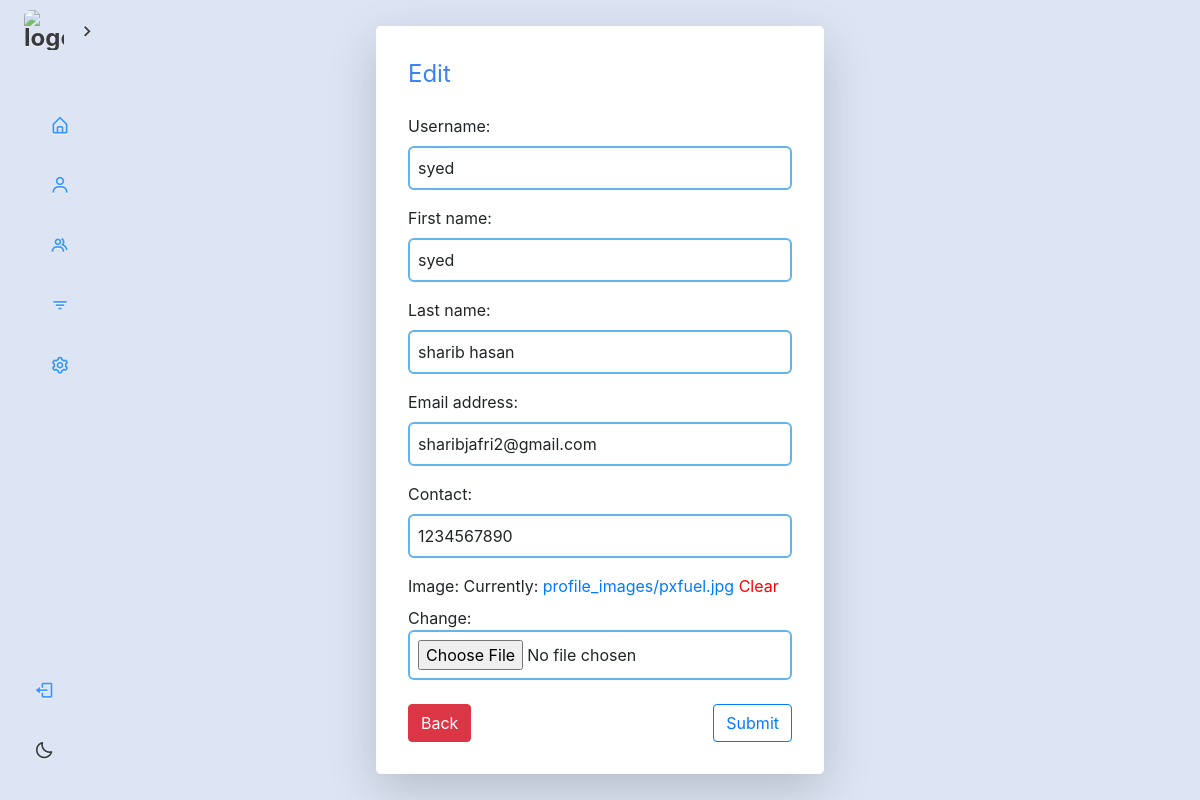
Page /edit_account/5/ (signed in) on the committed database.
### candidate_app/models.py (models this page shows)
class CustomUser(AbstractUser):
    contact = models.CharField(max_length=15, blank=True, null=True)
    image = models.ImageField(upload_to='profile_images/', max_length=400, blank=True, null=True)

### candidate_app/views.py (the view)
# urls.py: path('edit_account/<int:pk>/', Edit_account.as_view(), name='edit_account'),
class Edit_account(UpdateView):
    model = CustomUser
    form_class = CustomUserUpdateForm
    template_name = 'edit_account.html'
    success_url = reverse_lazy('profile')
    def get_object(self, queryset=None):
        return get_object_or_404(CustomUser, pk=self.request.user.pk)

### candidate_app/forms.py
class CustomUserUpdateForm(forms.ModelForm):
    class Meta:
        model = CustomUser
        fields = ['username', 'first_name', 'last_name', 'email', 'contact', 'image']

### templates/edit_account.html (shortened to what this page needs)
<!DOCTYPE html>
<html lang="en">
<head>
    <link rel="stylesheet" href="https://cdnjs.cloudflare.com/ajax/libs/font-awesome/6.0.0/css/all.min.css"
>
    <link href="https://cdn.jsdelivr.net/npm/tailwindcss@2.2.19/dist/tailwind.min.css" rel="stylesheet">
</head>
    {% include 'sidebar.html' %}
    <div class="bg-white p-8 rounded-lg shadow-lg max-w-md w-full">
        <header class="text-blue-500 text-2xl mb-4">
            <span>Edit</span>
        </header>
        <form enctype="multipart/form-data" method="post">
            {{ form.as_p }}
            <div class="content mt-4 flex justify-between items-center">
                <div class="field">
                    <a href="/profile"><button class="btn btn-danger">Back</button></a>
                </div>
                <div class="field">
                    <button class="btn btn-outline-primary" type="submit">Submit</button>
                </div>
            </div>
        </form>
    </div>
</body>
</html>

### static/css/style.css (style rules this page uses)
* { font-family: 'Poppins' }
body { user-select: none; overflow-y: hidden; display: flex; justify-content: center; align-items: center; background: hsl(218deg 50% 91%); height: 100vh; }
button { cursor: pointer; }

### templates/edit_account.html (style rules this page uses)
body { background-image: url('https://4kwallpapers.com/images/wallpapers/baby-groot-cute-art-3840x2160-11964.jpg'); background-size: cover; background-position: center; background-repeat: no-repeat; display: flex; align-items: center; justify-content: center; min-height: 100vh; margin: 0; }
label[for="image-clear_id"] { color: red; }
input { border: 2px solid #63b3ed; padding: 8px; width: 100%; margin-bottom: 10px; border-radius: 6px; }
.btn { padding: 10px 15px; border-radius: 6px; cursor: pointer; }
.btn-danger { background-color: #f44336; color: white; }
.btn-outline-primary { background-color: transparent; border: 2px solid #4caf50; color: #4caf50; }

### rows in the picture
CustomUser: username "syed", first_name "syed", last_name "sharib hasan", email "sharibjafri2@gmail.com", contact "1234567890"
